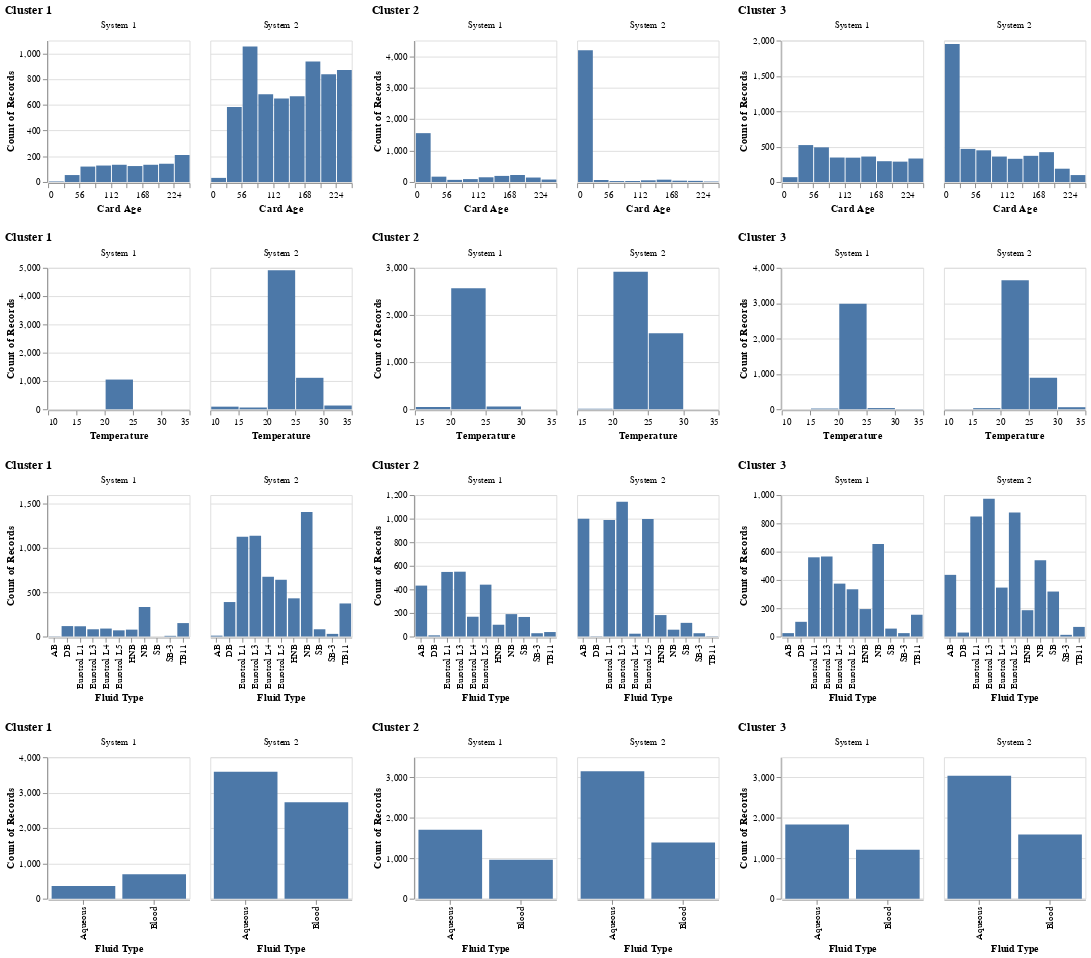

The notebook cell this image was saved under:
### Code cell
# Plot the feature distribution
plot_sensor_data(A_sample_window_zero, y_pred)
